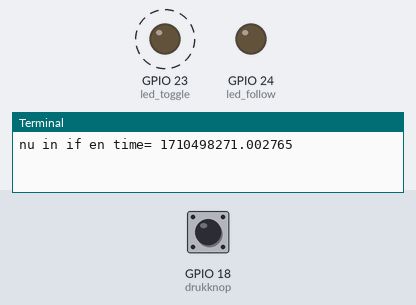
This program was run on a simulated Raspberry Pi (BCM pin numbers). Parts: output pins drawn as LEDs (lit = HIGH), the last lines printed to the terminal. Dashed ring = blinking. The test bench sets the inputs (shaded band); at power-on: GPIO 18 (drukknop) HIGH. The clock reads 2024-03-15 10:24:30 at power-on unless the program sets it.

Above: at 1.2 s.
1.3 s: GPIO 18 (drukknop) pulled LOW for 0.15 s
At 1.37 s:
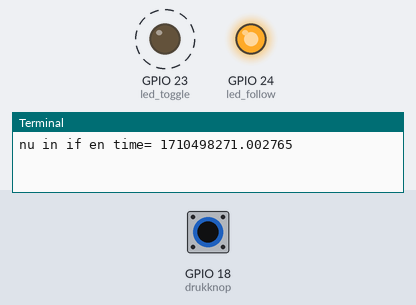
4.3 s: GPIO 18 (drukknop) pulled LOW for 1 s
At 6.6 s:
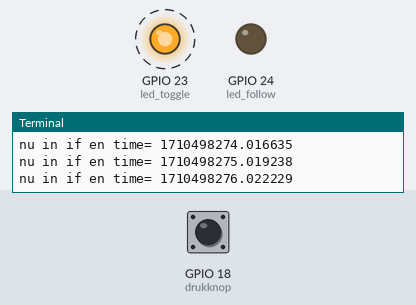
7.3 s: GPIO 18 (drukknop) pulled LOW for 3.2 s
At 8.5 s:
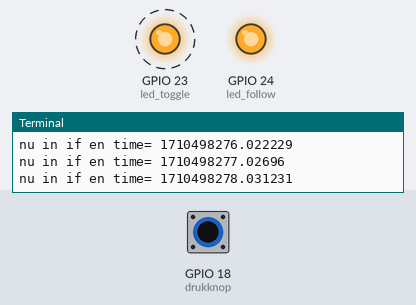
Timing chart, 0 to 18.0 s (numbered marks = the images above; inputs shaded):
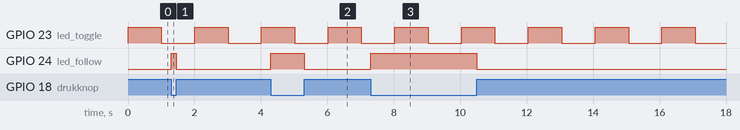

Measured:
- after the input at 1.3 s, GPIO 24 (led_follow): LOW → HIGH at once, → LOW 0.15 s later
- after the input at 4.3 s, GPIO 24 (led_follow): LOW → HIGH at once, → LOW 1.0 s later
- after the input at 7.3 s, GPIO 24 (led_follow): LOW → HIGH at once, → LOW 3.2 s later
- by itself, GPIO 23 (led_toggle): alternates HIGH for 1.0 s and LOW for 1.0 s

The program:

non_blocking_test.py
```python
import RPi.GPIO as GPIO
import time

drukknop=18
led_toggle =23
led_follow=24

GPIO.setwarnings(False)
GPIO.setmode(GPIO.BCM)

GPIO.setup(drukknop,GPIO.IN, pull_up_down=GPIO.PUD_UP)
GPIO.setup(led_toggle,GPIO.OUT)
GPIO.setup(led_follow,GPIO.OUT)

tijd=time.time()  # stockeer de huidige UTC tijd in de variabele tijd
led_status=1
GPIO.output(led_toggle,led_status)

while True:
    status_schakelaar=GPIO.input(drukknop) # status_schakelaar=1 wanneer er niet wordt gedrukt
    status_schakelaar=not status_schakelaar  # status_schakelaar=0 wanneer er niet wordt gedrukt
    GPIO.output(led_follow,status_schakelaar) # led brandt wanneer er wordt gedrukt
    if time.time() >= tijd+1:                   # is de huidige tijd groter of gelijk aan dan de vorige tijd in de variabele + 1 seconde
        print("nu in if en time=", time.time())
        tijd = time.time()
        led_status = not led_status  # keer de inhoud van de variabele led_status om
        GPIO.output(led_toggle,led_status) # stuur de toestand in de variabele led_status naar de led
```
